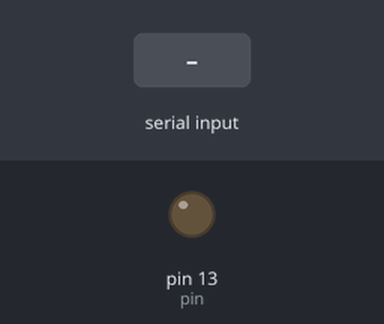
Bench run of a sketch on a simulated Arduino Uno, built with avr-gcc and run on an emulated ATmega328P. On the bench: output pins drawn as LEDs (lit = HIGH). The test bench sets the inputs (shaded band).

Above: at 1.2 s.
1.3 s: "a\n" received over Serial
At 2.4 s:
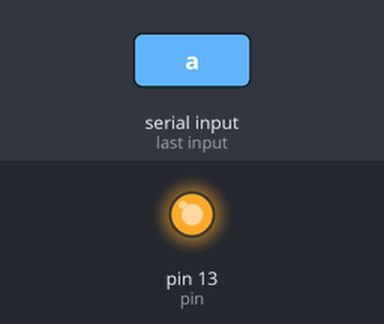
4.0 s: "b\n" received over Serial
At 10.5 s:
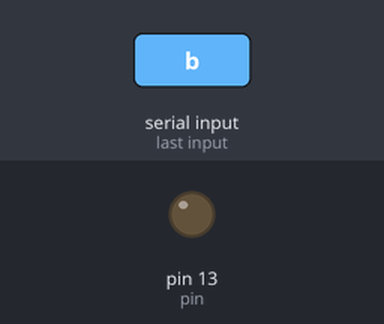
Timing chart, 0 to 12.0 s (numbered marks = the images above; inputs shaded):
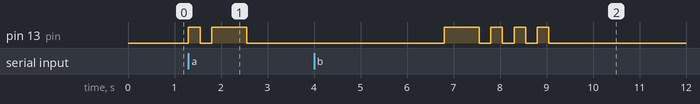

Measured:
- after the input at 1.3 s, pin 13 (pin): LOW → HIGH at once, → LOW 0.25 s later, → HIGH 0.25 s later, → LOW 0.75 s later
- after the input at 4.0 s, pin 13 (pin): LOW → HIGH after 2.8 s, then repeats every 0.50 s: LOW 0.25 s, HIGH 0.25 s, until it stays LOW from 9.1 s

The sketch:

StrToMor_New.ino
```cpp
int pin=13;
int incomingByte = 0;
void setup() {
  pinMode(pin,OUTPUT);
  Serial.begin(9600); // opens serial port, sets data rate to 9600 bps
}
void Trans(int a);
void loop() {
  // reply only when you receive data:
  if (Serial.available() > 0) {
    // read the incoming byte:
    incomingByte = Serial.read();

    // say what you got:
    Trans(incomingByte);
  }
}

void c_space();
void s_space();
void w_space();
void dot();
void dash();

void Trans(int a)
{
  switch(a){
    case 'a':dot(); dash(); break;
    case 'b':dash();dot();dot();dot();break;
    case 'c':dash();dot();dash();dot();break;
    case 'd':dash();dot();dot();break;
    case 'e':dot();break;
    case 'f':dot();dot();dash();dot();break;
    case 'g':dash();dash();dot();break;
    case 'h':dot();dot();dot();dot();break;
    case 'i':dot();dot();break;
    case 'j':dot();dash();dash();dash();break;
    case 'k':dash();dot();dash();break;
    case 'l':dot();dash();dot();dot();break;
    case 'm':dash();dash();break;
    case 'n':dash();dot();break;
    case 'o':dash();dash();dash();break;
    case 'p':dot();dash();dash();dot();break;
    case 'q':dash();dash();dot();dash();break;
    case 'r':dot();dash();dot();break;
    case 's':dot();dot();dot();break;
    case 't':dash();break;
    case 'u':dot();dot();dash();break;
    case 'v':dot();dot();dot();dash();break;
    case 'w':dot();dash();dash();break;
    case 'x':dash();dot();dot();dash();break;
    case 'y':dash();dot();dash();dash();break;
    case 'z':dash();dash();dot();dot();break;
    case ' ':w_space();break;
    case '\n':s_space();break;
  }
  c_space();
}

void c_space()
{
  digitalWrite(pin,LOW);
  delay(750);
}

void s_space()
{
  digitalWrite(pin,LOW);
  delay(2500);
}

void w_space()
{
  digitalWrite(pin,LOW);
  delay(1750);
}

void dot()
{
  digitalWrite(pin,HIGH);
  delay(250);
  digitalWrite(pin,LOW);
  delay(250);
}

void dash()
{
  digitalWrite(pin,HIGH);
  delay(750);
  digitalWrite(pin,LOW);
  delay(250);
}
```
